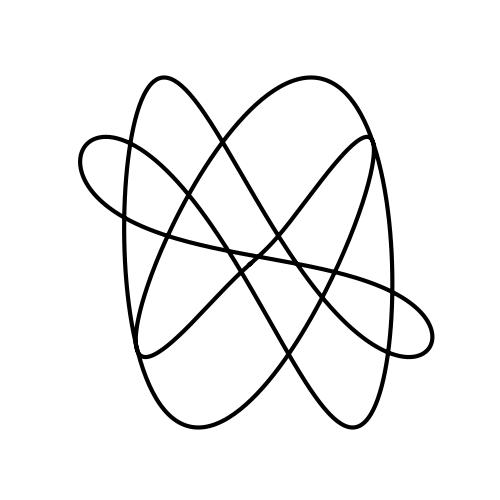

The script that saved this image:
import argparse
import os

import matplotlib.pyplot as plt
import numpy as np

params = np.array([[1, 0, 1, 0], [1, 2 / 3 * np.pi, 1, 0], [1, 4 / 3 * np.pi, 1, 0]])


def R(theta):
    return np.array([[np.cos(theta), -np.sin(theta)], [np.sin(theta), np.cos(theta)]])


def v(theta):
    return R(theta) @ np.array([[1], [0]])


def lissajous(params: np.ndarray):
    def f(t):
        return np.sum(
            [
                params[i, 0]
                * v(params[i, 1])
                * np.sin(params[i, 2] * t + 2 * np.pi / 360 * params[i, 3])
                for i in range(params.shape[0])
            ],
            axis=0,
        )

    coords = np.array([f(t) for t in np.linspace(0, 2 * np.pi, 1000)])
    return coords


if __name__ == "__main__":
    parser = argparse.ArgumentParser(
        prog="Lissattoo",
        description="This program creates your custom Lissajous-Figure tattoo",
    )
    parser.add_argument(
        "--theta", nargs="+", type=float, help="Angles for the Sine wave in radians"
    )
    parser.add_argument(
        "--a", nargs="+", type=float, help="Amplitudes for the Sine wave"
    )
    parser.add_argument(
        "--omega", nargs="+", type=float, help="Frequencies for the Sine wave"
    )
    parser.add_argument("--phi", nargs="+", type=float, help="Phases for the Sine wave")
    parser.add_argument(
        "--output",
        type=str,
        help="Output file name",
        default=os.path.dirname(os.path.realpath(__file__)) + "/lissattoo.png",
    )

    args = parser.parse_args()
    params = []
    assert (
        len(args.theta)
        == len(args.a)
        == len(args.omega)
        == len(args.phi)
    ), "The number of arguments for each parameter must be the same"
    assert len(args.theta) > 0, "At least one sine wave must be provided"
    for i in range(len(args.omega)):
        params.append(
            [args.a[i], args.theta[i], args.omega[i], args.phi[i]]
        )
    params = np.array(params)

    coords = lissajous(params)
    plt.figure(figsize=(5, 5))
    plt.plot(coords[:, 0], coords[:, 1], linewidth=3, color="black")
    plt.axis("off")
    plt.savefig(args.output)
    print("Parameters for your Lissattoo:" + "\n")
    for i in range(params.shape[0]):
        print(
            f"Component {i+1}: Amplitude = {params[i, 0]}, Theta = {params[i, 1]}, Omega = {params[i, 2]}, Phi = {params[i, 3]}")
    print("Lissattoo saved as", args.output)
